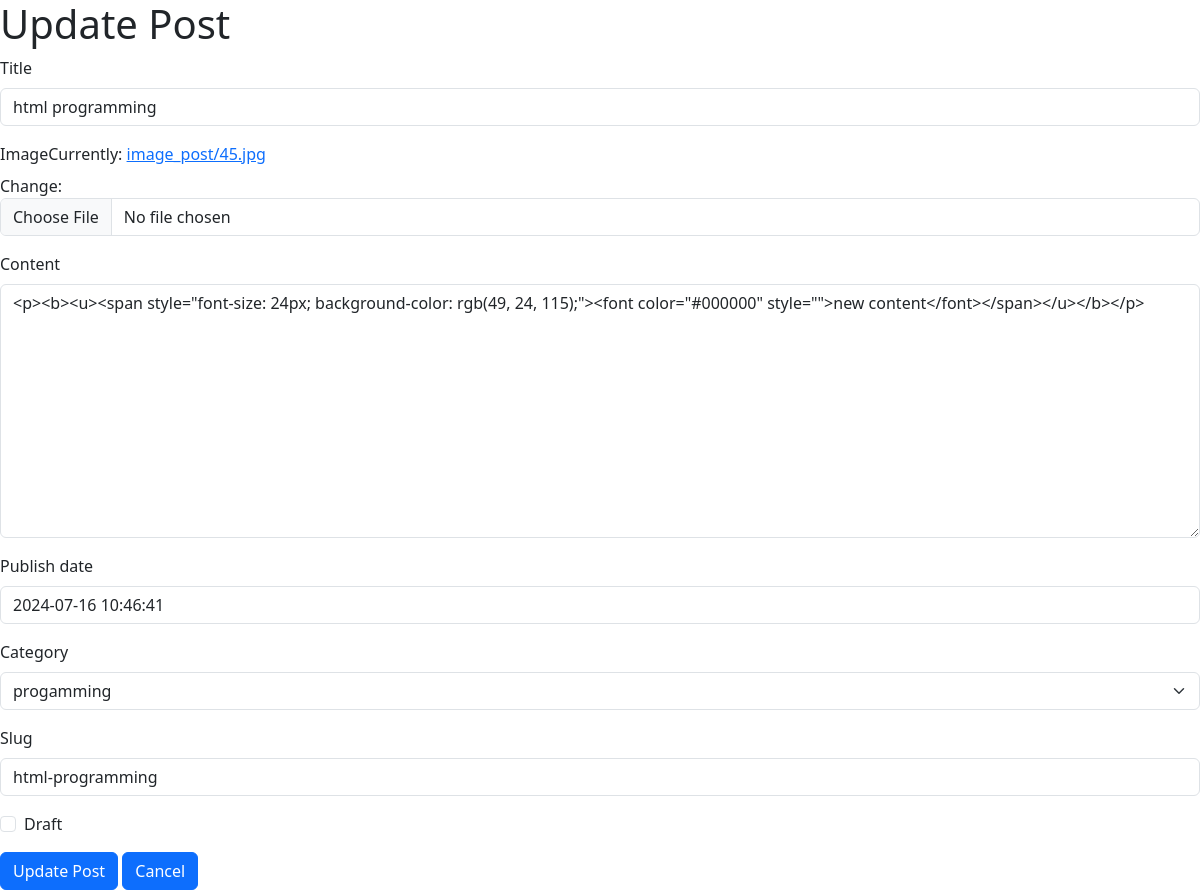
/posts/update/html-programming, run on the app's committed database.
### posts/models.py (models this page shows, shortened)
class Post(models.Model):
    user=models.ForeignKey(User,related_name='post_user',on_delete=models.CASCADE)
    title=models.CharField(max_length=120,verbose_name=_('title'))
    image=models.ImageField(upload_to='image_post')
    content=models.TextField(max_length=1500)
    publish_date=models.DateTimeField(default=timezone.now)
    tags = TaggableManager()
    category=models.ForeignKey('Category',related_name='post_category',on_delete=models.SET_NULL,null=True,blank=True)
    slug=models.SlugField(null=True,blank=True)
    draft=models.BooleanField(default=True)

### posts/views.py (the view)
# urls.py: path('update/<slug:slug>',update_post),
def update_post(request,slug):
    post=Post.objects.get(slug=slug)
    if request.method=='POST':
        form=PostForm(request.POST,request.FILES,instance=post)
        if form.is_valid():
            myform=form.save(commit=False)
            myform.user=request.user
            myform.save()
            return redirect('/posts/')
    else:
        form=PostForm(instance=post)
    return render(request,'posts/update_post.html',{'form':form})

### posts/forms.py
class PostForm(forms.ModelForm):
    class Meta:
        model=Post
        exclude=('user',)

### posts/models.py (called while the page is built)
    def __str__(self):
        return self.name

### posts/templates/posts/update_post.html (shortened to what this page needs)
{% load django_bootstrap5 %}
<!doctype html>
<html lang="en">
  <head>
    <link href="https://cdn.jsdelivr.net/npm/bootstrap@5.3.3/dist/css/bootstrap.min.css" rel="stylesheet">
  </head>
  <body>
    <h1>Update Post</h1>
<form action="" method ='post' enctype="multipart/form-data" >
    {% bootstrap_form form %}
    {% bootstrap_button button_type="submit" content="Update Post" %}
    {% bootstrap_button button_type="reset" content="Cancel" %}
</form>
  </body>
</html>

### data on the page
Post: title "html programming", content "<p><b><u><span style=\"font-size: 24px; background-color: rgb(49, 24, 115);\"><font color=\"#000000\" style=\"\">new content</font></span></u></b></p>", publish_date "2024-07-16 10:46:41", category "progamming", slug "html-programming"
